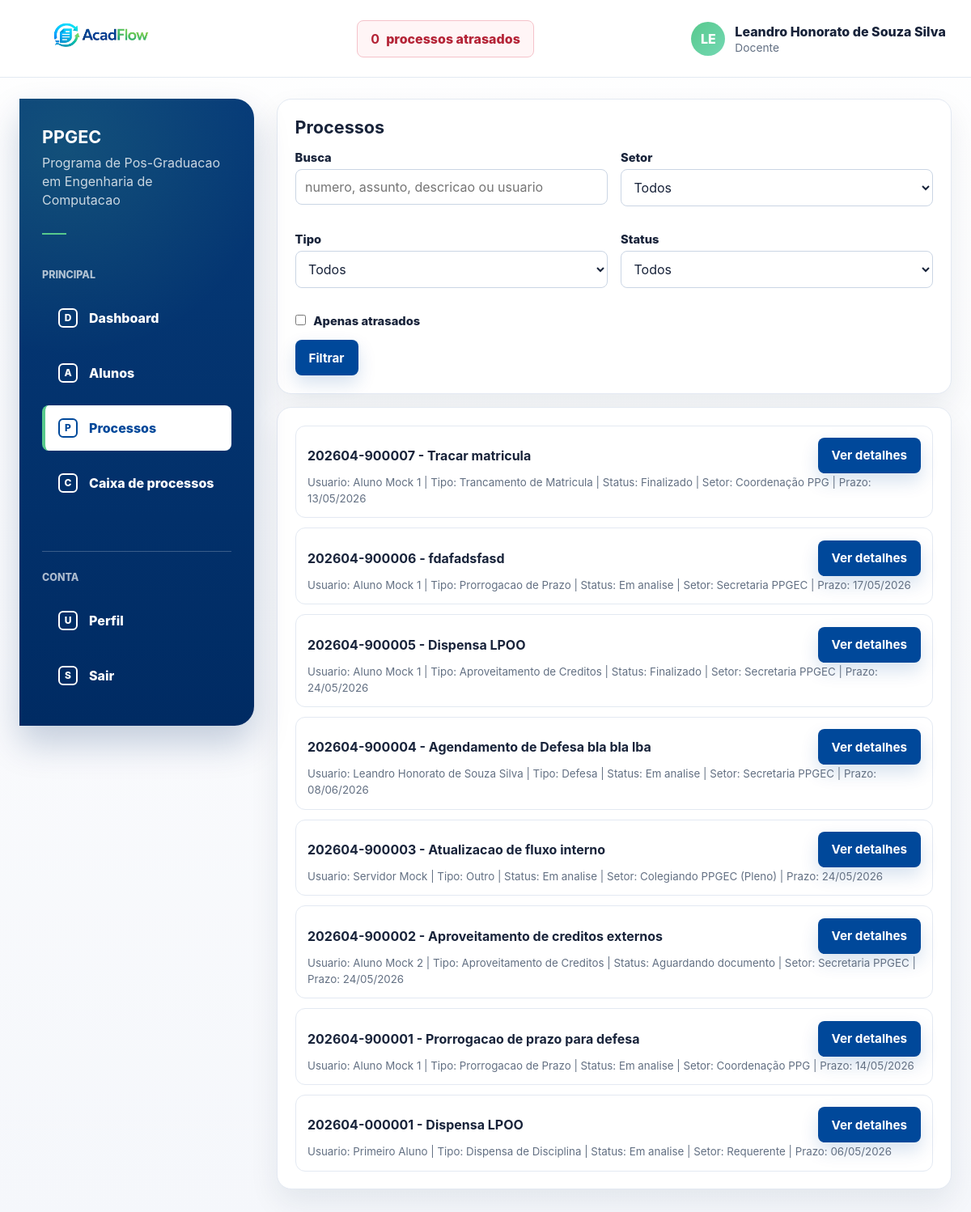
/coordenacao/processos/ (signed in), run on the app's committed database.
### processos/models.py (models this page shows, shortened)
class User(AbstractUser):
    class TipoUsuario(models.TextChoices):
        ALUNO = "ALUNO", "Aluno"
        DOCENTE = "DOCENTE", "Docente"
        SERVIDOR = "SERVIDOR", "Servidor"
    username = None
    first_name = None
    last_name = None
    nome = models.CharField(max_length=255)
    email = models.EmailField(unique=True)
    tipo_usuario = models.CharField(
        max_length=20,
        choices=TipoUsuario.choices,
        default=TipoUsuario.SERVIDOR,
    )
    USERNAME_FIELD = "email"
    REQUIRED_FIELDS = ["nome"]
    objects = UserManager()
    class Meta:
        ordering = ["nome", "email"]

class Processo(models.Model):
    PRAZOS_DIAS_POR_TIPO = {
        "APROVEITAMENTO_CREDITOS": 30,
        "DISPENSA_DISCIPLINA": 30,
        "TRANCAMENTO_MATRICULA": 15,
        "PRORROGACAO_PRAZO": 20,
        "REINGRESSO": 30,
        "MUDANCA_ORIENTADOR": 20,
        "QUALIFICACAO": 30,
        "DEFESA": 45,
        "RECURSO": 15,
        "OUTRO": 30,
    }
    class TipoProcesso(models.TextChoices):
        APROVEITAMENTO_CREDITOS = "APROVEITAMENTO_CREDITOS", "Aproveitamento de Creditos"
        DISPENSA_DISCIPLINA = "DISPENSA_DISCIPLINA", "Dispensa de Disciplina"
        TRANCAMENTO_MATRICULA = "TRANCAMENTO_MATRICULA", "Trancamento de Matricula"
        PRORROGACAO_PRAZO = "PRORROGACAO_PRAZO", "Prorrogacao de Prazo"
        REINGRESSO = "REINGRESSO", "Reingresso"
        MUDANCA_ORIENTADOR = "MUDANCA_ORIENTADOR", "Mudanca de Orientador"
        QUALIFICACAO = "QUALIFICACAO", "Qualificacao"
        DEFESA = "DEFESA", "Defesa"
        RECURSO = "RECURSO", "Recurso"
        OUTRO = "OUTRO", "Outro"
    class StatusProcesso(models.TextChoices):
        EM_ANALISE = "EM_ANALISE", "Em analise"
        AGUARDANDO_DOCUMENTO = "AGUARDANDO_DOCUMENTO", "Aguardando documento"
        AGUARDANDO_CIENCIA = "AGUARDANDO_CIENCIA", "Aguardando ciencia"
        FINALIZADO = "FINALIZADO", "Finalizado"
    class Prioridade(models.TextChoices):
        BAIXA = "BAIXA", "Baixa"
        MEDIA = "MEDIA", "Media"
        ALTA = "ALTA", "Alta"
    usuario_criado_por = models.ForeignKey(
        settings.AUTH_USER_MODEL,
        on_delete=models.PROTECT,
        related_name="processos_criados",
    )
    tipo = models.CharField(max_length=40, choices=TipoProcesso.choices)
    assunto = models.CharField(max_length=255)
    descricao = models.TextField()
    data_criacao = models.DateTimeField(auto_now_add=True)
    atualizado_em = models.DateTimeField(auto_now=True)
    status_inicial = models.CharField(
        max_length=25,
        choices=StatusProcesso.choices,
        null=True,
        blank=True,
    )
    status = models.CharField(
        max_length=25,
        choices=StatusProcesso.choices,
        default=StatusProcesso.EM_ANALISE,
    )
    prioridade = models.CharField(
        max_length=10,
        choices=Prioridade.choices,
        null=True,
        blank=True,
    )
    setor_atual = models.ForeignKey(
        Setor,
        on_delete=models.PROTECT,
        related_name="processos_atuais",
    )
    numero = models.CharField(max_length=20, unique=True, editable=False, blank=True)
    prazo_limite = models.DateField(null=True, blank=True)
    finalizado_em = models.DateTimeField(null=True, blank=True)
    termo_finalizacao = models.TextField(blank=True)
    observacoes_internas = models.TextField(blank=True)
    class Meta:
        ordering = ["-data_criacao"]
    @property
    def esta_atrasado(self) -> bool:
        return bool(
            self.prazo_limite
            and self.prazo_limite < timezone.localdate()
            and not self.esta_finalizado
        )

class Setor(models.Model):
    nome = models.CharField(max_length=120, unique=True)
    descricao = models.CharField(max_length=255, blank=True)
    ativo = models.BooleanField(default=True)
    class Meta:
        ordering = ["nome"]

### processos/views.py (the view, shortened to what this page needs)
# urls.py: path("coordenacao/processos/", processos_view, name="coordenacao_processos"),
@login_required
def processos_view(request):
    if not _can_view_processos(request.user):
        raise PermissionDenied("Acesso restrito a docentes e servidores.")
    queryset = Processo.objects.select_related("usuario_criado_por", "setor_atual").order_by("-data_criacao")
    tipo = request.GET.get("tipo", "").strip()
    status = request.GET.get("status", "").strip()
    setor_id = request.GET.get("setor", "").strip()
    termo = request.GET.get("q", "").strip()
    somente_atrasados = request.GET.get("atrasados") == "1"
    if somente_atrasados:
        queryset = queryset.filter(prazo_limite__lt=timezone.localdate()).exclude(
            status=Processo.StatusProcesso.FINALIZADO
        )
    if tipo:
        queryset = queryset.filter(tipo=tipo)
    if status:
        queryset = queryset.filter(status=status)
    if setor_id:
        queryset = queryset.filter(setor_atual_id=setor_id)
    return render(
        request,
        "processos/processos_lista.html",
        {
            "processos": queryset,
            "tipos": Processo.TipoProcesso.choices,
            "status_list": Processo.StatusProcesso.choices,
            "setores": Setor.objects.order_by("nome"),
            "filtro_tipo": tipo,
            "filtro_status": status,
            "filtro_setor": setor_id,
            "filtro_q": termo,
            "filtro_atrasados": somente_atrasados,
            "is_coordenador": _is_coordenador(request.user),
            "has_gestao_access": _has_gestao_access(request.user),
            "can_view_dashboard": _can_view_dashboard(request.user),
            "can_view_processos": _can_view_processos(request.user),
            "can_view_caixa": _can_view_caixa(request.user),
        },
    )

### processos/context_processors.py (called while the page is built)
def processos_atrasados(request):
    if not request.user.is_authenticated:
        return {}
    return {
        "processos_atrasados_count": processos_atrasados_queryset(request.user).count(),
        "processos_atrasados_url": processos_atrasados_url(request.user),
    }

### processos/services.py (called while the page is built, shortened)
def processos_atrasados_base_queryset():
    return Processo.objects.filter(
        prazo_limite__lt=timezone.localdate(),
    ).exclude(status=Processo.StatusProcesso.FINALIZADO)

def processos_atrasados_queryset(user):
    queryset = processos_atrasados_base_queryset()
    if not user.is_authenticated:
        return queryset.none()
    if user.tipo_usuario == User.TipoUsuario.SERVIDOR:
        return queryset
    if user.tipo_usuario == User.TipoUsuario.DOCENTE:
        is_coordenador = Docente.objects.filter(pk=user.pk, coordenador=True).exists()
        if is_coordenador:
            return queryset
    return queryset.filter(usuario_criado_por=user)

def processos_atrasados_url(user):
    if user.is_authenticated and user.tipo_usuario in {User.TipoUsuario.SERVIDOR, User.TipoUsuario.DOCENTE}:
        if user.tipo_usuario == User.TipoUsuario.SERVIDOR or Docente.objects.filter(
            pk=user.pk,
            coordenador=True,
        ).exists():
            return f"{reverse('coordenacao_processos')}?atrasados=1"
    return f"{reverse('menu_meus_processos')}?my_atrasados=1"

### processos/views.py (called while the page is built)
def _is_docente(user):
    return user.is_authenticated and user.tipo_usuario == User.TipoUsuario.DOCENTE

def _is_coordenador(user):
    if not user.is_authenticated or user.tipo_usuario != User.TipoUsuario.DOCENTE:
        return False
    try:
        return bool(user.docente.coordenador)
    except Docente.DoesNotExist:
        return False

def _has_gestao_access(user):
    return _is_coordenador(user) or _is_servidor(user)

def _can_view_dashboard(user):
    return _has_gestao_access(user)

def _can_view_processos(user):
    return _is_coordenador(user) or _is_servidor(user)

def _can_view_caixa(user):
    return _is_docente(user) or _is_servidor(user)

### templates/processos/processos_lista.html (shortened to what this page needs)
{% extends "base.html" %}
{% block content %}
<section class="card" style="margin-bottom: 1rem;">
    <h1 class="section-title">Processos</h1>
    <form method="get">
        <div class="grid-two">
            <div class="field">
                <label for="id_q">Busca</label>
                <input id="id_q" type="text" name="q" value="{{ filtro_q }}" placeholder="numero, assunto, descricao ou usuario">
            </div>
            <div class="field">
                <label for="id_setor">Setor</label>
                <select id="id_setor" name="setor">
                    <option value="">Todos</option>
                </select>
            </div>
            <div class="field">
                <label for="id_tipo">Tipo</label>
                <select id="id_tipo" name="tipo">
                    <option value="">Todos</option>
                </select>
            </div>
            <div class="field">
                <label for="id_status">Status</label>
                <select id="id_status" name="status">
                    <option value="">Todos</option>
                </select>
            </div>
            <div class="field">
                <label>
                    <input type="checkbox" name="atrasados" value="1" {% if filtro_atrasados %}checked{% endif %}>
                    Apenas atrasados
                </label>
            </div>
        </div>
        <button class="btn" type="submit">Filtrar</button>
    </form>
</section>
<section class="card">
    {% if processos %}
        <ul class="list">
            {% for processo in processos %}
                <li>
                    <div style="display: flex; align-items: center; justify-content: space-between; gap: 0.7rem; flex-wrap: wrap;">
                        <strong>{{ processo.numero }} - {{ processo.assunto }}</strong>
                        <a class="btn" href="{% url 'processo_detalhe' processo.id %}">Ver detalhes</a>
                    </div>
                    <small class="muted">
                        Usuario: {{ processo.usuario_criado_por.nome }} |
                        Tipo: {{ processo.get_tipo_display }} |
                        Status: {{ processo.get_status_display }} |
                        Setor: {{ processo.setor_atual.nome }} |
                        Prazo: {{ processo.prazo_limite|date:"d/m/Y"|default:"-" }}
                    </small>
                </li>
            {% endfor %}
        </ul>
    {% else %}
        <p class="muted">Nenhum processo encontrado com os filtros informados.</p>
    {% endif %}
</section>
{% endblock %}

### templates/base.html (shortened to what this page needs)
{% load static %}
<!doctype html>
<html lang="pt-BR">
<head>
    <link rel="stylesheet" href="{% static 'css/app.css' %}">
</head>
<body>
<div class="app-shell">
    {% if user.is_authenticated %}
        <header class="topbar">
            <div class="container topbar-content">
                <a class="brand" href="{% url 'home' %}" aria-label="AcadFlow">
                    <img class="brand-logo" src="{% static 'img/acadflow-logo.png' %}" alt="AcadFlow">
                </a>
                <a class="overdue-link" href="{{ processos_atrasados_url }}">
                    <strong>{{ processos_atrasados_count|default:0 }}</strong>
                    <span>processos atrasados</span>
                </a>
                <details class="user-menu">
                    <summary class="user-chip">
                        <span class="avatar" aria-hidden="true">{{ user.nome|default:user.email|slice:":2"|upper }}</span>
                        <span class="user-meta">
                            <span class="user-name">{{ user.nome }}</span>
                            <span class="user-role">{{ user.get_tipo_usuario_display }}</span>
                        </span>
                    </summary>
                </details>
            </div>
        </header>
    {% endif %}
    <main class="main-area">
        <div class="container">
            {% if user.is_authenticated %}
                <div class="layout">
                    <aside class="sidebar" aria-label="Menu principal">
                        <div class="sidebar-program">
                            <strong>PPGEC</strong>
                            <span>Programa de Pos-Graduacao em Engenharia de Computacao</span>
                            <span class="sidebar-rule"></span>
                        </div>
                        <p class="sidebar-label">Principal</p>
                        <ul class="side-menu">
                            {% if can_view_dashboard %}
                                <li>
                                    <a class="{% if request.resolver_match.url_name == 'coordenacao_dashboard' %}is-active{% endif %}" href="{% url 'coordenacao_dashboard' %}">
                                        <span class="side-icon">D</span>
                                        Dashboard
                                    </a>
                                </li>
                            {% endif %}
                            {% if has_gestao_access %}
                                <li>
                                    <a class="{% if request.resolver_match.url_name == 'coordenacao_alunos' %}is-active{% endif %}" href="{% url 'coordenacao_alunos' %}">
                                        <span class="side-icon">A</span>
                                        Alunos
                                    </a>
                                </li>
                            {% endif %}
                            {% if can_view_processos %}
                                <li>
                                    <a class="{% if request.resolver_match.url_name == 'coordenacao_processos' %}is-active{% endif %}" href="{% url 'coordenacao_processos' %}">
                                        <span class="side-icon">P</span>
                                        Processos
                                    </a>
                                </li>
                            {% endif %}
                            {% if can_view_caixa %}
                                <li>
                                    <a class="{% if request.resolver_match.url_name == 'coordenacao_caixa_processos' %}is-active{% endif %}" href="{% url 'coordenacao_caixa_processos' %}">
                                        <span class="side-icon">C</span>
                                        Caixa de processos
                                    </a>
                                </li>
                            {% endif %}
                        </ul>
                        <div class="sidebar-footer">
                            <p class="sidebar-label">Conta</p>
                            <ul class="side-menu">
                                <li>
                                    <a class="{% if request.resolver_match.url_name == 'me' %}is-active{% endif %}" href="{% url 'me' %}">
                                        <span class="side-icon">U</span>
                                        Perfil
                                    </a>
                                </li>
                                <li>
                                    <form method="post" action="{% url 'logout' %}" class="side-form">
                                        <button type="submit">
                                            <span class="side-icon">S</span>
                                            Sair
                                        </button>
                                    </form>
                                </li>
                            </ul>
                        </div>
                    </aside>
                    <section class="content-area">
            {% endif %}
            {% block content %}{% endblock %}
            {% if user.is_authenticated %}
                    </section>
                </div>
            {% endif %}
        </div>
    </main>
</div>
</body>
</html>

### data on the page
User: nome "LE", nome "Leandro Honorato de Souza Silva", tipo_usuario "Docente"
Processo: numero "202604-900007", assunto "Tracar matricula", usuario_criado_por.nome "Aluno Mock 1", tipo "Trancamento de Matricula", status "Finalizado", setor_atual.nome "Coordenação PPG", prazo_limite "13/05/2026"
Processo: numero "202604-900006", assunto "fdafadsfasd", usuario_criado_por.nome "Aluno Mock 1", tipo "Prorrogacao de Prazo", status "Em analise", setor_atual.nome "Secretaria PPGEC", prazo_limite "17/05/2026"
Processo: numero "202604-900005", assunto "Dispensa LPOO", usuario_criado_por.nome "Aluno Mock 1", tipo "Aproveitamento de Creditos", status "Finalizado", setor_atual.nome "Secretaria PPGEC", prazo_limite "24/05/2026"
Processo: numero "202604-900004", assunto "Agendamento de Defesa bla bla lba", usuario_criado_por.nome "Leandro Honorato de Souza Silva", tipo "Defesa", status "Em analise", setor_atual.nome "Secretaria PPGEC", prazo_limite "08/06/2026"
Processo: numero "202604-900003", assunto "Atualizacao de fluxo interno", usuario_criado_por.nome "Servidor Mock", tipo "Outro", status "Em analise", setor_atual.nome "Colegiando PPGEC (Pleno)", prazo_limite "24/05/2026"
Processo: numero "202604-900002", assunto "Aproveitamento de creditos externos", usuario_criado_por.nome "Aluno Mock 2", tipo "Aproveitamento de Creditos", status "Aguardando documento", setor_atual.nome "Secretaria PPGEC", prazo_limite "24/05/2026"
Processo: numero "202604-900001", assunto "Prorrogacao de prazo para defesa", usuario_criado_por.nome "Aluno Mock 1", tipo "Prorrogacao de Prazo", status "Em analise", setor_atual.nome "Coordenação PPG", prazo_limite "14/05/2026"
Processo: numero "202604-000001", assunto "Dispensa LPOO", usuario_criado_por.nome "Primeiro Aluno", tipo "Dispensa de Disciplina", status "Em analise", setor_atual.nome "Requerente", prazo_limite "06/05/2026"

### other printed values
{{ processos_atrasados_count|default:0 }} "0"
